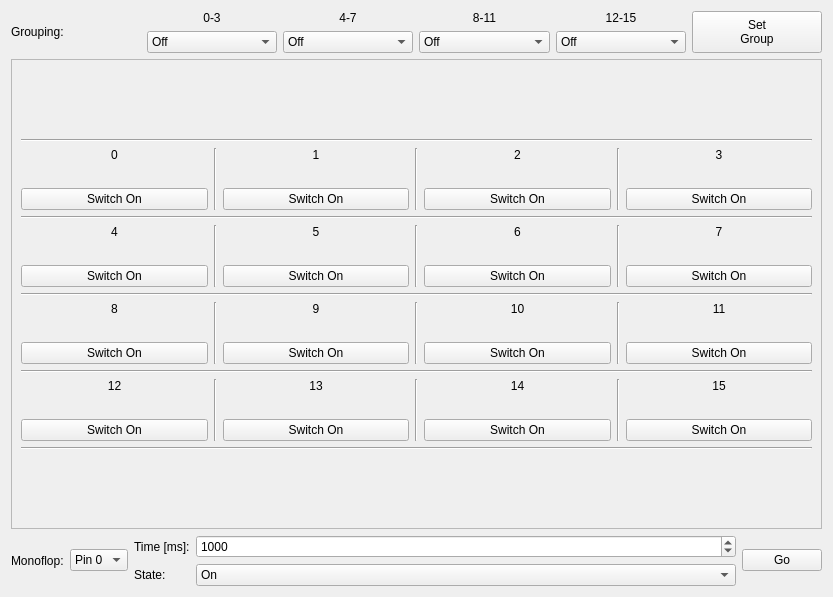
<?xml version="1.0" encoding="UTF-8"?>
<ui version="4.0">
 <class>IndustrialQuadRelay</class>
 <widget class="QWidget" name="IndustrialQuadRelay">
  <property name="geometry">
   <rect>
    <x>0</x>
    <y>0</y>
    <width>833</width>
    <height>597</height>
   </rect>
  </property>
  <property name="windowTitle">
   <string>Form</string>
  </property>
  <layout class="QVBoxLayout" name="verticalLayout">
   <item>
    <layout class="QHBoxLayout" name="horizontalLayout_2">
     <item>
      <widget class="QLabel" name="label">
       <property name="text">
        <string>Grouping:</string>
       </property>
      </widget>
     </item>
     <item>
      <layout class="QVBoxLayout" name="verticalLayout_2">
       <item>
        <widget class="QLabel" name="label_2">
         <property name="text">
          <string>0-3</string>
         </property>
         <property name="alignment">
          <set>Qt::AlignCenter</set>
         </property>
        </widget>
       </item>
       <item>
        <widget class="QComboBox" name="group0">
         <item>
          <property name="text">
           <string>Off</string>
          </property>
         </item>
         <item>
          <property name="text">
           <string>Port A</string>
          </property>
         </item>
         <item>
          <property name="text">
           <string>Port B</string>
          </property>
         </item>
         <item>
          <property name="text">
           <string>Port C</string>
          </property>
         </item>
         <item>
          <property name="text">
           <string>Port D</string>
          </property>
         </item>
        </widget>
       </item>
      </layout>
     </item>
     <item>
      <layout class="QVBoxLayout" name="verticalLayout_3">
       <item>
        <widget class="QLabel" name="label_3">
         <property name="text">
          <string>4-7</string>
         </property>
         <property name="alignment">
          <set>Qt::AlignCenter</set>
         </property>
        </widget>
       </item>
       <item>
        <widget class="QComboBox" name="group1">
         <item>
          <property name="text">
           <string>Off</string>
          </property>
         </item>
         <item>
          <property name="text">
           <string>Port A</string>
          </property>
         </item>
         <item>
          <property name="text">
           <string>Port B</string>
          </property>
         </item>
         <item>
          <property name="text">
           <string>Port C</string>
          </property>
         </item>
         <item>
          <property name="text">
           <string>Port D</string>
          </property>
         </item>
        </widget>
       </item>
      </layout>
     </item>
     <item>
      <layout class="QVBoxLayout" name="verticalLayout_4">
       <item>
        <widget class="QLabel" name="label_4">
         <property name="text">
          <string>8-11</string>
         </property>
         <property name="alignment">
          <set>Qt::AlignCenter</set>
         </property>
        </widget>
       </item>
       <item>
        <widget class="QComboBox" name="group2">
         <item>
          <property name="text">
           <string>Off</string>
          </property>
         </item>
         <item>
          <property name="text">
           <string>Port A</string>
          </property>
         </item>
         <item>
          <property name="text">
           <string>Port B</string>
          </property>
         </item>
         <item>
          <property name="text">
           <string>Port C</string>
          </property>
         </item>
         <item>
          <property name="text">
           <string>Port D</string>
          </property>
         </item>
        </widget>
       </item>
      </layout>
     </item>
     <item>
      <layout class="QVBoxLayout" name="verticalLayout_5">
       <item>
        <widget class="QLabel" name="label_5">
         <property name="text">
          <string>12-15</string>
         </property>
         <property name="alignment">
          <set>Qt::AlignCenter</set>
         </property>
        </widget>
       </item>
       <item>
        <widget class="QComboBox" name="group3">
         <item>
          <property name="text">
           <string>Off</string>
          </property>
         </item>
         <item>
          <property name="text">
           <string>Port A</string>
          </property>
         </item>
         <item>
          <property name="text">
           <string>Port B</string>
          </property>
         </item>
         <item>
          <property name="text">
           <string>Port C</string>
          </property>
         </item>
         <item>
          <property name="text">
           <string>Port D</string>
          </property>
         </item>
        </widget>
       </item>
      </layout>
     </item>
     <item>
      <widget class="QPushButton" name="set_group">
       <property name="sizePolicy">
        <sizepolicy hsizetype="Minimum" vsizetype="Minimum">
         <horstretch>0</horstretch>
         <verstretch>0</verstretch>
        </sizepolicy>
       </property>
       <property name="text">
        <string>Set
Group</string>
       </property>
      </widget>
     </item>
    </layout>
   </item>
   <item>
    <widget class="QScrollArea" name="scrollArea">
     <property name="widgetResizable">
      <bool>true</bool>
     </property>
     <widget class="QWidget" name="scrollAreaWidgetContents">
      <property name="geometry">
       <rect>
        <x>0</x>
        <y>0</y>
        <width>813</width>
        <height>447</height>
       </rect>
      </property>
      <layout class="QVBoxLayout" name="verticalLayout_24">
       <item>
        <spacer name="verticalSpacer">
         <property name="orientation">
          <enum>Qt::Vertical</enum>
         </property>
         <property name="sizeHint" stdset="0">
          <size>
           <width>20</width>
           <height>0</height>
          </size>
         </property>
        </spacer>
       </item>
       <item>
        <widget class="Line" name="line0">
         <property name="orientation">
          <enum>Qt::Horizontal</enum>
         </property>
        </widget>
       </item>
       <item>
        <layout class="QHBoxLayout" name="horizontalLayout_4">
         <item>
          <layout class="QVBoxLayout" name="verticalLayout_13">
           <item>
            <widget class="QLabel" name="b0_label">
             <property name="text">
              <string>0</string>
             </property>
             <property name="alignment">
              <set>Qt::AlignCenter</set>
             </property>
            </widget>
           </item>
           <item>
            <widget class="QLabel" name="b0_icon">
             <property name="text">
              <string/>
             </property>
             <property name="alignment">
              <set>Qt::AlignCenter</set>
             </property>
            </widget>
           </item>
           <item>
            <widget class="QPushButton" name="b0">
             <property name="text">
              <string>Switch On</string>
             </property>
            </widget>
           </item>
          </layout>
         </item>
         <item>
          <widget class="Line" name="line0a">
           <property name="orientation">
            <enum>Qt::Vertical</enum>
           </property>
          </widget>
         </item>
         <item>
          <layout class="QVBoxLayout" name="verticalLayout_10">
           <item>
            <widget class="QLabel" name="b1_label">
             <property name="text">
              <string>1</string>
             </property>
             <property name="alignment">
              <set>Qt::AlignCenter</set>
             </property>
            </widget>
           </item>
           <item>
            <widget class="QLabel" name="b1_icon">
             <property name="text">
              <string/>
             </property>
             <property name="alignment">
              <set>Qt::AlignCenter</set>
             </property>
            </widget>
           </item>
           <item>
            <widget class="QPushButton" name="b1">
             <property name="text">
              <string>Switch On</string>
             </property>
            </widget>
           </item>
          </layout>
         </item>
         <item>
          <widget class="Line" name="line0b">
           <property name="orientation">
            <enum>Qt::Vertical</enum>
           </property>
          </widget>
         </item>
         <item>
          <layout class="QVBoxLayout" name="verticalLayout_11">
           <item>
            <widget class="QLabel" name="b2_label">
             <property name="text">
              <string>2</string>
             </property>
             <property name="alignment">
              <set>Qt::AlignCenter</set>
             </property>
            </widget>
           </item>
           <item>
            <widget class="QLabel" name="b2_icon">
             <property name="text">
              <string/>
             </property>
             <property name="alignment">
              <set>Qt::AlignCenter</set>
             </property>
            </widget>
           </item>
           <item>
            <widget class="QPushButton" name="b2">
             <property name="text">
              <string>Switch On</string>
             </property>
            </widget>
           </item>
          </layout>
         </item>
         <item>
          <widget class="Line" name="line0c">
           <property name="orientation">
            <enum>Qt::Vertical</enum>
           </property>
          </widget>
         </item>
         <item>
          <layout class="QVBoxLayout" name="verticalLayout_12">
           <item>
            <widget class="QLabel" name="b3_label">
             <property name="text">
              <string>3</string>
             </property>
             <property name="alignment">
              <set>Qt::AlignCenter</set>
             </property>
            </widget>
           </item>
           <item>
            <widget class="QLabel" name="b3_icon">
             <property name="text">
              <string/>
             </property>
             <property name="alignment">
              <set>Qt::AlignCenter</set>
             </property>
            </widget>
           </item>
           <item>
            <widget class="QPushButton" name="b3">
             <property name="text">
              <string>Switch On</string>
             </property>
            </widget>
           </item>
          </layout>
         </item>
        </layout>
       </item>
       <item>
        <widget class="Line" name="line1">
         <property name="orientation">
          <enum>Qt::Horizontal</enum>
         </property>
        </widget>
       </item>
       <item>
        <layout class="QHBoxLayout" name="horizontalLayout">
         <item>
          <layout class="QVBoxLayout" name="verticalLayout_6">
           <item>
            <widget class="QLabel" name="b4_label">
             <property name="text">
              <string>4</string>
             </property>
             <property name="alignment">
              <set>Qt::AlignCenter</set>
             </property>
            </widget>
           </item>
           <item>
            <widget class="QLabel" name="b4_icon">
             <property name="text">
              <string/>
             </property>
             <property name="alignment">
              <set>Qt::AlignCenter</set>
             </property>
            </widget>
           </item>
           <item>
            <widget class="QPushButton" name="b4">
             <property name="enabled">
              <bool>true</bool>
             </property>
             <property name="text">
              <string>Switch On</string>
             </property>
            </widget>
           </item>
          </layout>
         </item>
         <item>
          <widget class="Line" name="line1a">
           <property name="orientation">
            <enum>Qt::Vertical</enum>
           </property>
          </widget>
         </item>
         <item>
          <layout class="QVBoxLayout" name="verticalLayout_7">
           <item>
            <widget class="QLabel" name="b5_label">
             <property name="text">
              <string>5</string>
             </property>
             <property name="alignment">
              <set>Qt::AlignCenter</set>
             </property>
            </widget>
           </item>
           <item>
            <widget class="QLabel" name="b5_icon">
             <property name="text">
              <string/>
             </property>
             <property name="alignment">
              <set>Qt::AlignCenter</set>
             </property>
            </widget>
           </item>
           <item>
            <widget class="QPushButton" name="b5">
             <property name="text">
              <string>Switch On</string>
             </property>
            </widget>
           </item>
          </layout>
         </item>
         <item>
          <widget class="Line" name="line1b">
           <property name="orientation">
            <enum>Qt::Vertical</enum>
           </property>
          </widget>
         </item>
         <item>
          <layout class="QVBoxLayout" name="verticalLayout_8">
           <item>
            <widget class="QLabel" name="b6_label">
             <property name="text">
              <string>6</string>
             </property>
             <property name="alignment">
              <set>Qt::AlignCenter</set>
             </property>
            </widget>
           </item>
           <item>
            <widget class="QLabel" name="b6_icon">
             <property name="text">
              <string/>
             </property>
             <property name="alignment">
              <set>Qt::AlignCenter</set>
             </property>
            </widget>
           </item>
           <item>
            <widget class="QPushButton" name="b6">
             <property name="text">
              <string>Switch On</string>
             </property>
            </widget>
           </item>
          </layout>
         </item>
         <item>
          <widget class="Line" name="line1c">
           <property name="orientation">
            <enum>Qt::Vertical</enum>
           </property>
          </widget>
         </item>
         <item>
          <layout class="QVBoxLayout" name="verticalLayout_9">
           <item>
            <widget class="QLabel" name="b7_label">
             <property name="text">
              <string>7</string>
             </property>
             <property name="alignment">
              <set>Qt::AlignCenter</set>
             </property>
            </widget>
           </item>
           <item>
            <widget class="QLabel" name="b7_icon">
             <property name="text">
              <string/>
             </property>
             <property name="alignment">
              <set>Qt::AlignCenter</set>
             </property>
            </widget>
           </item>
           <item>
            <widget class="QPushButton" name="b7">
             <property name="text">
              <string>Switch On</string>
             </property>
            </widget>
           </item>
          </layout>
         </item>
        </layout>
       </item>
       <item>
        <widget class="Line" name="line2">
         <property name="orientation">
          <enum>Qt::Horizontal</enum>
         </property>
        </widget>
       </item>
       <item>
        <layout class="QHBoxLayout" name="horizontalLayout_6">
         <item>
          <layout class="QVBoxLayout" name="verticalLayout_21">
           <item>
            <widget class="QLabel" name="b8_label">
             <property name="text">
              <string>8</string>
             </property>
             <property name="alignment">
              <set>Qt::AlignCenter</set>
             </property>
            </widget>
           </item>
           <item>
            <widget class="QLabel" name="b8_icon">
             <property name="text">
              <string/>
             </property>
             <property name="alignment">
              <set>Qt::AlignCenter</set>
             </property>
            </widget>
           </item>
           <item>
            <widget class="QPushButton" name="b8">
             <property name="text">
              <string>Switch On</string>
             </property>
            </widget>
           </item>
          </layout>
         </item>
         <item>
          <widget class="Line" name="line2a">
           <property name="orientation">
            <enum>Qt::Vertical</enum>
           </property>
          </widget>
         </item>
         <item>
          <layout class="QVBoxLayout" name="verticalLayout_18">
           <item>
            <widget class="QLabel" name="b9_label">
             <property name="text">
              <string>9</string>
             </property>
             <property name="alignment">
              <set>Qt::AlignCenter</set>
             </property>
            </widget>
           </item>
           <item>
            <widget class="QLabel" name="b9_icon">
             <property name="text">
              <string/>
             </property>
             <property name="alignment">
              <set>Qt::AlignCenter</set>
             </property>
            </widget>
           </item>
           <item>
            <widget class="QPushButton" name="b9">
             <property name="text">
              <string>Switch On</string>
             </property>
            </widget>
           </item>
          </layout>
         </item>
         <item>
          <widget class="Line" name="line2b">
           <property name="orientation">
            <enum>Qt::Vertical</enum>
           </property>
          </widget>
         </item>
         <item>
          <layout class="QVBoxLayout" name="verticalLayout_19">
           <item>
            <widget class="QLabel" name="b10_label">
             <property name="text">
              <string>10</string>
             </property>
             <property name="alignment">
              <set>Qt::AlignCenter</set>
             </property>
            </widget>
           </item>
           <item>
            <widget class="QLabel" name="b10_icon">
             <property name="text">
              <string/>
             </property>
             <property name="alignment">
              <set>Qt::AlignCenter</set>
             </property>
            </widget>
           </item>
           <item>
            <widget class="QPushButton" name="b10">
             <property name="text">
              <string>Switch On</string>
             </property>
            </widget>
           </item>
          </layout>
         </item>
         <item>
          <widget class="Line" name="line2c">
           <property name="orientation">
            <enum>Qt::Vertical</enum>
           </property>
          </widget>
         </item>
         <item>
          <layout class="QVBoxLayout" name="verticalLayout_20">
           <item>
            <widget class="QLabel" name="b11_label">
             <property name="text">
              <string>11</string>
             </property>
             <property name="alignment">
              <set>Qt::AlignCenter</set>
             </property>
            </widget>
           </item>
           <item>
            <widget class="QLabel" name="b11_icon">
             <property name="text">
              <string/>
             </property>
             <property name="alignment">
              <set>Qt::AlignCenter</set>
             </property>
            </widget>
           </item>
           <item>
            <widget class="QPushButton" name="b11">
             <property name="text">
              <string>Switch On</string>
             </property>
            </widget>
           </item>
          </layout>
         </item>
        </layout>
       </item>
       <item>
        <widget class="Line" name="line3">
         <property name="orientation">
          <enum>Qt::Horizontal</enum>
         </property>
        </widget>
       </item>
       <item>
        <layout class="QHBoxLayout" name="horizontalLayout_5">
         <item>
          <layout class="QVBoxLayout" name="verticalLayout_17">
           <item>
            <widget class="QLabel" name="b12_label">
             <property name="text">
              <string>12</string>
             </property>
             <property name="alignment">
              <set>Qt::AlignCenter</set>
             </property>
            </widget>
           </item>
           <item>
            <widget class="QLabel" name="b12_icon">
             <property name="text">
              <string/>
             </property>
             <property name="alignment">
              <set>Qt::AlignCenter</set>
             </property>
            </widget>
           </item>
           <item>
            <widget class="QPushButton" name="b12">
             <property name="text">
              <string>Switch On</string>
             </property>
            </widget>
           </item>
          </layout>
         </item>
         <item>
          <widget class="Line" name="line3a">
           <property name="orientation">
            <enum>Qt::Vertical</enum>
           </property>
          </widget>
         </item>
         <item>
          <layout class="QVBoxLayout" name="verticalLayout_14">
           <item>
            <widget class="QLabel" name="b13_label">
             <property name="text">
              <string>13</string>
             </property>
             <property name="alignment">
              <set>Qt::AlignCenter</set>
             </property>
            </widget>
           </item>
           <item>
            <widget class="QLabel" name="b13_icon">
             <property name="text">
              <string/>
             </property>
             <property name="alignment">
              <set>Qt::AlignCenter</set>
             </property>
            </widget>
           </item>
           <item>
            <widget class="QPushButton" name="b13">
             <property name="text">
              <string>Switch On</string>
             </property>
            </widget>
           </item>
          </layout>
         </item>
         <item>
          <widget class="Line" name="line3b">
           <property name="orientation">
            <enum>Qt::Vertical</enum>
           </property>
          </widget>
         </item>
         <item>
          <layout class="QVBoxLayout" name="verticalLayout_15">
           <item>
            <widget class="QLabel" name="b14_label">
             <property name="text">
              <string>14</string>
             </property>
             <property name="alignment">
              <set>Qt::AlignCenter</set>
             </property>
            </widget>
           </item>
           <item>
            <widget class="QLabel" name="b14_icon">
             <property name="text">
              <string/>
             </property>
             <property name="alignment">
              <set>Qt::AlignCenter</set>
             </property>
            </widget>
           </item>
           <item>
            <widget class="QPushButton" name="b14">
             <property name="text">
              <string>Switch On</string>
             </property>
            </widget>
           </item>
          </layout>
         </item>
         <item>
          <widget class="Line" name="line3c">
           <property name="orientation">
            <enum>Qt::Vertical</enum>
           </property>
          </widget>
         </item>
         <item>
          <layout class="QVBoxLayout" name="verticalLayout_16">
           <item>
            <widget class="QLabel" name="b15_label">
             <property name="text">
              <string>15</string>
             </property>
             <property name="alignment">
              <set>Qt::AlignCenter</set>
             </property>
            </widget>
           </item>
           <item>
            <widget class="QLabel" name="b15_icon">
             <property name="text">
              <string/>
             </property>
             <property name="alignment">
              <set>Qt::AlignCenter</set>
             </property>
            </widget>
           </item>
           <item>
            <widget class="QPushButton" name="b15">
             <property name="text">
              <string>Switch On</string>
             </property>
            </widget>
           </item>
          </layout>
         </item>
        </layout>
       </item>
       <item>
        <widget class="Line" name="line_8">
         <property name="orientation">
          <enum>Qt::Horizontal</enum>
         </property>
        </widget>
       </item>
       <item>
        <spacer name="verticalSpacer_2">
         <property name="orientation">
          <enum>Qt::Vertical</enum>
         </property>
         <property name="sizeHint" stdset="0">
          <size>
           <width>20</width>
           <height>20</height>
          </size>
         </property>
        </spacer>
       </item>
      </layout>
     </widget>
    </widget>
   </item>
   <item>
    <layout class="QHBoxLayout" name="horizontalLayout_3" stretch="0,0,0,1,0">
     <item>
      <widget class="QLabel" name="monoflop_label1">
       <property name="text">
        <string>Monoflop:</string>
       </property>
      </widget>
     </item>
     <item>
      <widget class="QComboBox" name="monoflop_pin">
       <property name="sizeAdjustPolicy">
        <enum>QComboBox::AdjustToContents</enum>
       </property>
       <item>
        <property name="text">
         <string>Pin 0</string>
        </property>
       </item>
       <item>
        <property name="text">
         <string>Pin 1</string>
        </property>
       </item>
       <item>
        <property name="text">
         <string>Pin 2</string>
        </property>
       </item>
       <item>
        <property name="text">
         <string>Pin 3</string>
        </property>
       </item>
      </widget>
     </item>
     <item>
      <layout class="QVBoxLayout" name="verticalLayout_23">
       <item>
        <widget class="QLabel" name="monoflop_label2">
         <property name="text">
          <string>Time [ms]:</string>
         </property>
        </widget>
       </item>
       <item>
        <widget class="QLabel" name="label_6">
         <property name="text">
          <string>State:</string>
         </property>
        </widget>
       </item>
      </layout>
     </item>
     <item>
      <layout class="QVBoxLayout" name="verticalLayout_22">
       <item>
        <widget class="QSpinBox" name="monoflop_time">
         <property name="minimum">
          <number>1</number>
         </property>
         <property name="maximum">
          <number>2147483647</number>
         </property>
         <property name="value">
          <number>1000</number>
         </property>
        </widget>
       </item>
       <item>
        <widget class="QComboBox" name="monoflop_state">
         <item>
          <property name="text">
           <string>On</string>
          </property>
         </item>
         <item>
          <property name="text">
           <string>Off</string>
          </property>
         </item>
        </widget>
       </item>
      </layout>
     </item>
     <item>
      <widget class="QPushButton" name="monoflop_go">
       <property name="text">
        <string>Go</string>
       </property>
      </widget>
     </item>
    </layout>
   </item>
  </layout>
 </widget>
 <resources/>
 <connections/>
</ui>
